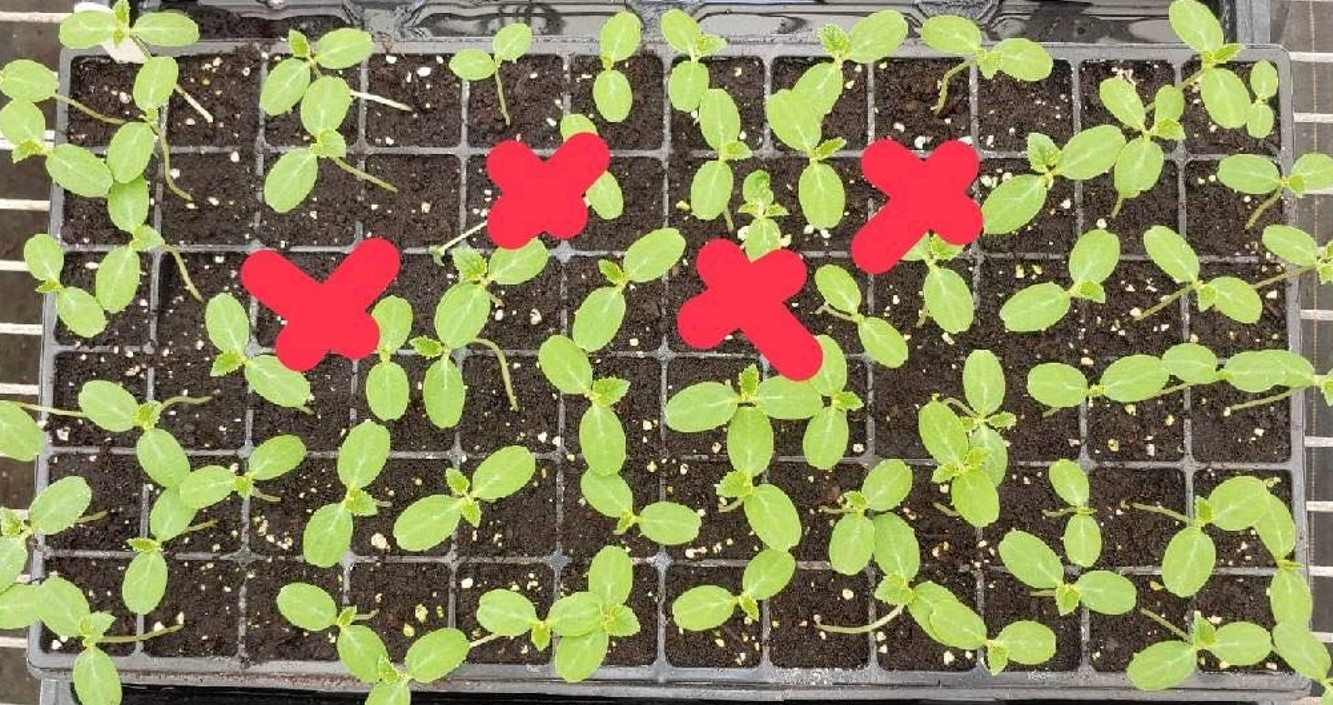
#> input picture plant2.jpg, 1333 x 705 px
$ python detect.py
#> lines starting #> are read from the running program, lines starting #| are printed output that depends on the picture; after the words box and inside, x2 and y2 are one past the last pixel; in counts of white or black regions, pixels touching at a corner belong together
# Import necessary libraries
import cv2
import numpy as np

# Load the image of the seed tray with plants
image = cv2.imread('plant2.jpg')
#> image is the input picture: shape (705, 1333, 3); mean B, G, R 88.4, 125.1, 132.8

# Convert the image to grayscale
gray = cv2.cvtColor(image, cv2.COLOR_BGR2GRAY)
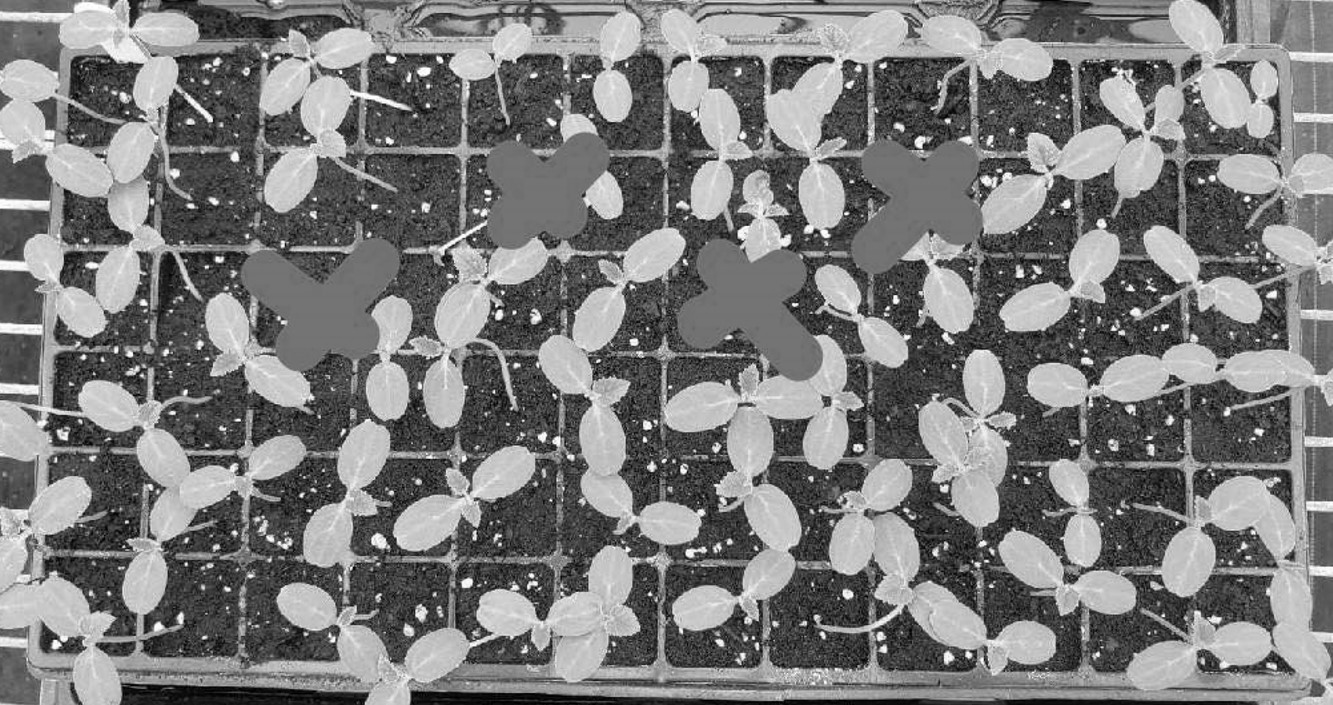
#> gray: shape (705, 1333); min 0, max 255, mean 123.2

# Apply a threshold to create a binary image
_, binary_image = cv2.threshold(gray, 128, 255, cv2.THRESH_BINARY)
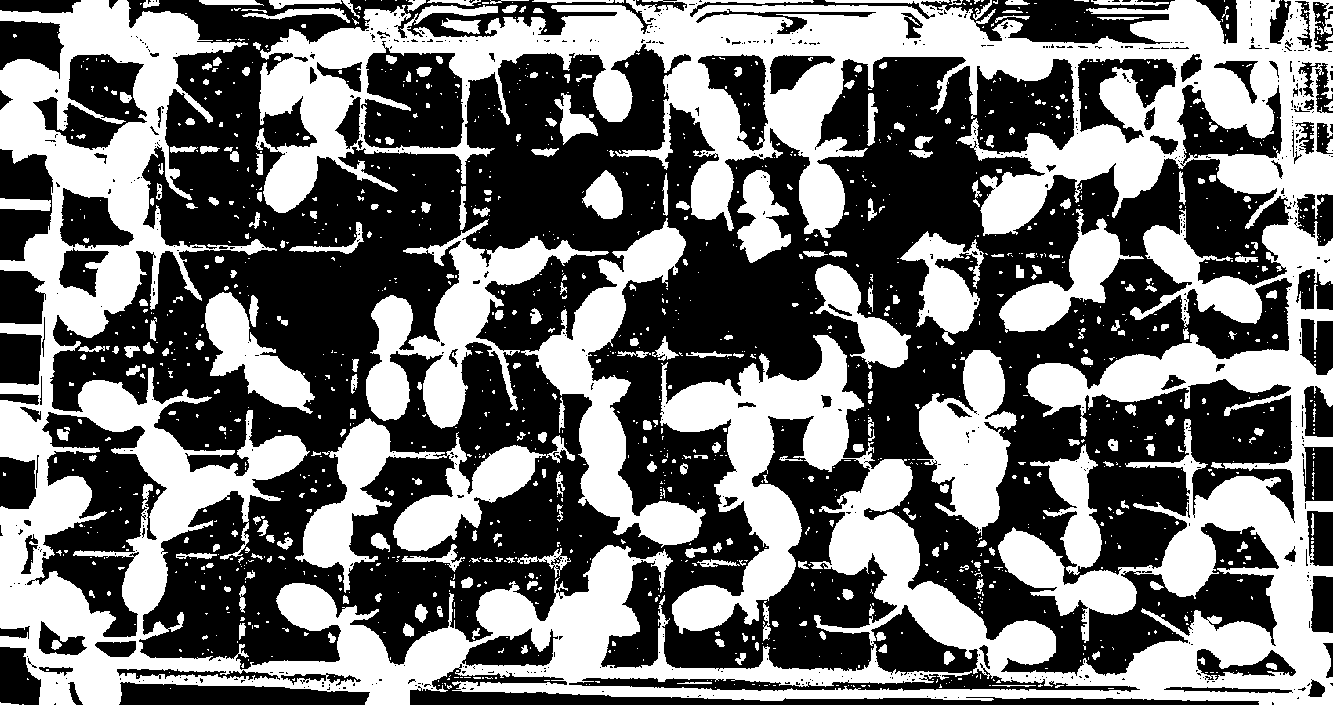
#> binary_image: shape (705, 1333); 43.8% white; 1469 white regions (1165 under 20 px)

# Find contours in the binary image
contours, _ = cv2.findContours(binary_image, cv2.RETR_EXTERNAL, cv2.CHAIN_APPROX_SIMPLE)
#> contours = 1271 contours, 1070 with area under 20; largest, box (x1, y1, x2, y2) and area: (0, 0, 1333, 705) 358609, (521, 218, 706, 548) 15501, (366, 219, 609, 429) 14221, (295, 418, 575, 593) 13144, (917, 350, 1017, 536) 9902

# Create a mask for the holes
hole_mask = np.zeros_like(binary_image)

# Filter and draw only large enough contours (plants)
min_contour_area = 1000  # Adjust this threshold as needed
for contour in contours:
    if cv2.contourArea(contour) > min_contour_area:
            cv2.drawContours(hole_mask, [contour], -1, 255, thickness=cv2.FILLED)

            # Invert the mask to get the holes
            hole_mask = 255 - hole_mask

            # Now, you have a mask containing the holes in the seed tray
            # You can further process this mask for hole detection or use it as needed

            # Save or display the segmented image and the hole mask
            cv2.imwrite('segmented_plants.jpg', image)
            cv2.imwrite('hole_mask.jpg', hole_mask)
#> this loop made 1271 passes
#> contour on passes 1, 3, 5: [[22, 704], [23, 704]], [[170, 688]], [[438, 685], [439, 685]]
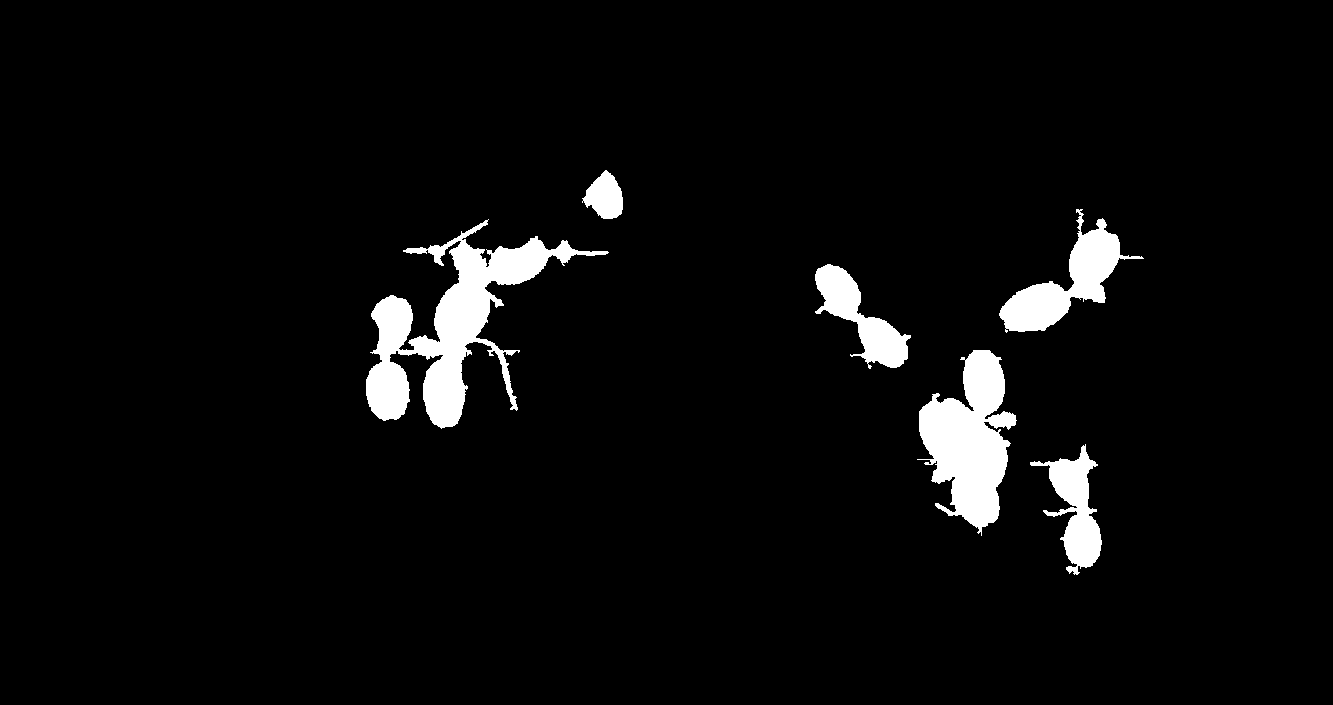
#> hole_mask: shape (705, 1333); 4.2% white; 6 white regions, box (x1, y1, x2, y2) and area: (366, 219, 609, 429) 15038, (917, 350, 1017, 536) 10270, (999, 209, 1144, 333) 5620, (815, 264, 911, 369) 3833, (1030, 444, 1102, 575) 3770, (582, 170, 623, 219) 1301
